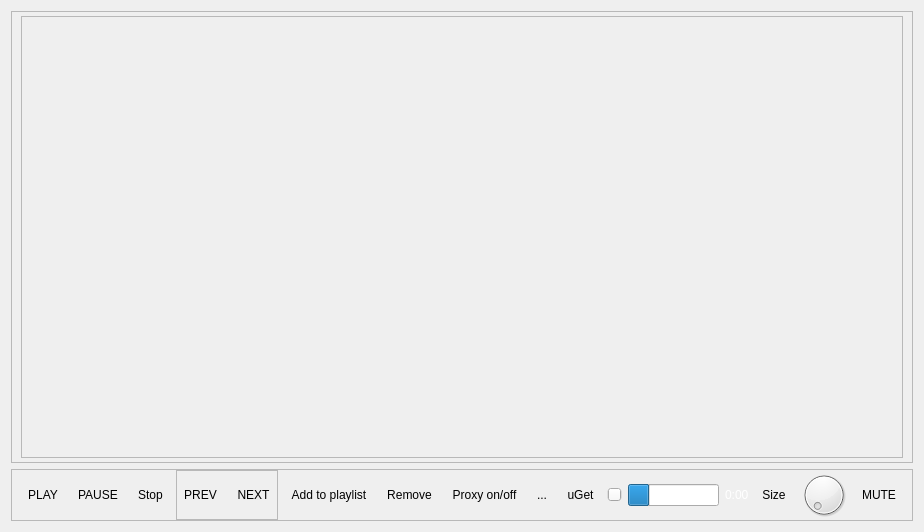
<?xml version="1.0" encoding="UTF-8"?>
<ui version="4.0">
 <class>VideoPlayer</class>
 <widget class="QWidget" name="VideoPlayer">
  <property name="geometry">
   <rect>
    <x>0</x>
    <y>0</y>
    <width>744</width>
    <height>532</height>
   </rect>
  </property>
  <property name="windowTitle">
   <string notr="true">Form</string>
  </property>
  <layout class="QVBoxLayout" name="verticalLayout">
   <item>
    <widget class="QFrame" name="top_frame">
     <property name="sizePolicy">
      <sizepolicy hsizetype="Preferred" vsizetype="Preferred">
       <horstretch>0</horstretch>
       <verstretch>0</verstretch>
      </sizepolicy>
     </property>
     <property name="frameShape">
      <enum>QFrame::StyledPanel</enum>
     </property>
     <property name="frameShadow">
      <enum>QFrame::Raised</enum>
     </property>
     <layout class="QHBoxLayout" name="top_frame_layout">
      <property name="topMargin">
       <number>4</number>
      </property>
      <property name="bottomMargin">
       <number>4</number>
      </property>
      <item>
       <widget class="QFrame" name="mid_frame">
        <property name="sizePolicy">
         <sizepolicy hsizetype="MinimumExpanding" vsizetype="MinimumExpanding">
          <horstretch>0</horstretch>
          <verstretch>0</verstretch>
         </sizepolicy>
        </property>
        <property name="baseSize">
         <size>
          <width>0</width>
          <height>0</height>
         </size>
        </property>
        <property name="frameShape">
         <enum>QFrame::StyledPanel</enum>
        </property>
        <property name="frameShadow">
         <enum>QFrame::Raised</enum>
        </property>
        <layout class="QGridLayout" name="mid_frame_grid_layout"/>
       </widget>
      </item>
     </layout>
    </widget>
   </item>
   <item>
    <widget class="QFrame" name="bottom_frame">
     <property name="frameShape">
      <enum>QFrame::StyledPanel</enum>
     </property>
     <property name="frameShadow">
      <enum>QFrame::Raised</enum>
     </property>
     <layout class="QHBoxLayout" name="bottom_frame_layout">
      <property name="topMargin">
       <number>0</number>
      </property>
      <property name="bottomMargin">
       <number>0</number>
      </property>
      <item>
       <widget class="QToolButton" name="bn_play">
        <property name="text">
         <string>PLAY</string>
        </property>
        <property name="icon">
         <iconset>
          <normaloff>../qt_ui/files/icons/simple/gtk_media_play_ltr.png</normaloff>../qt_ui/files/icons/simple/gtk_media_play_ltr.png</iconset>
        </property>
        <property name="iconSize">
         <size>
          <width>30</width>
          <height>30</height>
         </size>
        </property>
        <property name="checkable">
         <bool>false</bool>
        </property>
        <property name="autoRaise">
         <bool>true</bool>
        </property>
       </widget>
      </item>
      <item>
       <widget class="QToolButton" name="bn_pause">
        <property name="text">
         <string>PAUSE</string>
        </property>
        <property name="icon">
         <iconset>
          <normaloff>../qt_ui/files/icons/simple/gtk_media_pause.png</normaloff>../qt_ui/files/icons/simple/gtk_media_pause.png</iconset>
        </property>
        <property name="iconSize">
         <size>
          <width>30</width>
          <height>30</height>
         </size>
        </property>
        <property name="autoRaise">
         <bool>true</bool>
        </property>
       </widget>
      </item>
      <item>
       <widget class="QToolButton" name="bn_stop">
        <property name="text">
         <string>Stop</string>
        </property>
        <property name="icon">
         <iconset>
          <normaloff>../qt_ui/files/icons/simple/gtk-media-stop_1950.png</normaloff>../qt_ui/files/icons/simple/gtk-media-stop_1950.png</iconset>
        </property>
        <property name="iconSize">
         <size>
          <width>30</width>
          <height>32</height>
         </size>
        </property>
        <property name="autoRaise">
         <bool>true</bool>
        </property>
       </widget>
      </item>
      <item>
       <widget class="QFrame" name="playlist_frame">
        <property name="enabled">
         <bool>true</bool>
        </property>
        <property name="frameShape">
         <enum>QFrame::StyledPanel</enum>
        </property>
        <property name="frameShadow">
         <enum>QFrame::Raised</enum>
        </property>
        <layout class="QHBoxLayout" name="horizontalLayout">
         <property name="spacing">
          <number>6</number>
         </property>
         <property name="leftMargin">
          <number>0</number>
         </property>
         <property name="topMargin">
          <number>0</number>
         </property>
         <property name="rightMargin">
          <number>0</number>
         </property>
         <property name="bottomMargin">
          <number>0</number>
         </property>
         <item>
          <widget class="QToolButton" name="bn_prev">
           <property name="text">
            <string>PREV</string>
           </property>
           <property name="icon">
            <iconset>
             <normaloff>../qt_ui/files/icons/simple/gtk_media_next_rtl.png</normaloff>../qt_ui/files/icons/simple/gtk_media_next_rtl.png</iconset>
           </property>
           <property name="iconSize">
            <size>
             <width>30</width>
             <height>30</height>
            </size>
           </property>
           <property name="autoRaise">
            <bool>true</bool>
           </property>
          </widget>
         </item>
         <item>
          <widget class="QToolButton" name="bn_next">
           <property name="text">
            <string>NEXT</string>
           </property>
           <property name="icon">
            <iconset>
             <normaloff>../qt_ui/files/icons/simple/gtk_media_next_ltr.png</normaloff>../qt_ui/files/icons/simple/gtk_media_next_ltr.png</iconset>
           </property>
           <property name="iconSize">
            <size>
             <width>30</width>
             <height>30</height>
            </size>
           </property>
           <property name="autoRaise">
            <bool>true</bool>
           </property>
          </widget>
         </item>
        </layout>
       </widget>
      </item>
      <item>
       <widget class="QToolButton" name="bn_add">
        <property name="text">
         <string>Add to playlist</string>
        </property>
        <property name="icon">
         <iconset>
          <normaloff>../qt_ui/files/icons/simple/add_4471.png</normaloff>../qt_ui/files/icons/simple/add_4471.png</iconset>
        </property>
        <property name="iconSize">
         <size>
          <width>30</width>
          <height>30</height>
         </size>
        </property>
        <property name="checkable">
         <bool>false</bool>
        </property>
        <property name="autoRaise">
         <bool>true</bool>
        </property>
       </widget>
      </item>
      <item>
       <widget class="QToolButton" name="bn_minus">
        <property name="text">
         <string>Remove</string>
        </property>
        <property name="icon">
         <iconset>
          <normaloff>../qt_ui/files/icons/simple/gtk-remove_7385.png</normaloff>../qt_ui/files/icons/simple/gtk-remove_7385.png</iconset>
        </property>
        <property name="iconSize">
         <size>
          <width>30</width>
          <height>30</height>
         </size>
        </property>
        <property name="autoRaise">
         <bool>true</bool>
        </property>
       </widget>
      </item>
      <item>
       <widget class="QToolButton" name="bn_proxy">
        <property name="text">
         <string>Proxy on/off</string>
        </property>
        <property name="icon">
         <iconset>
          <normaloff>../qt_ui/files/icons/simple/proxy_server_off.png</normaloff>
          <normalon>../qt_ui/files/icons/simple/proxy_server_on.png</normalon>../qt_ui/files/icons/simple/proxy_server_off.png</iconset>
        </property>
        <property name="iconSize">
         <size>
          <width>30</width>
          <height>30</height>
         </size>
        </property>
        <property name="checkable">
         <bool>true</bool>
        </property>
        <property name="autoRaise">
         <bool>true</bool>
        </property>
       </widget>
      </item>
      <item>
       <widget class="QToolButton" name="bn_playlist">
        <property name="text">
         <string>...</string>
        </property>
        <property name="icon">
         <iconset>
          <normaloff>../qt_ui/files/icons/simple/editcut_2753.png</normaloff>../qt_ui/files/icons/simple/editcut_2753.png</iconset>
        </property>
        <property name="iconSize">
         <size>
          <width>30</width>
          <height>30</height>
         </size>
        </property>
        <property name="autoRaise">
         <bool>true</bool>
        </property>
       </widget>
      </item>
      <item>
       <widget class="QToolButton" name="bn_uget">
        <property name="text">
         <string>uGet</string>
        </property>
        <property name="icon">
         <iconset>
          <normaloff>../qt_ui/files/icons/uget/icon.png</normaloff>../qt_ui/files/icons/uget/icon.png</iconset>
        </property>
        <property name="iconSize">
         <size>
          <width>30</width>
          <height>30</height>
         </size>
        </property>
        <property name="popupMode">
         <enum>QToolButton::InstantPopup</enum>
        </property>
        <property name="autoRaise">
         <bool>true</bool>
        </property>
       </widget>
      </item>
      <item>
       <widget class="QSlider" name="progress_slider">
        <property name="orientation">
         <enum>Qt::Horizontal</enum>
        </property>
       </widget>
      </item>
      <item>
       <widget class="QProgressBar" name="progress_buffer">
        <property name="sizePolicy">
         <sizepolicy hsizetype="Fixed" vsizetype="Fixed">
          <horstretch>10</horstretch>
          <verstretch>0</verstretch>
         </sizepolicy>
        </property>
        <property name="value">
         <number>24</number>
        </property>
        <property name="textVisible">
         <bool>false</bool>
        </property>
        <property name="orientation">
         <enum>Qt::Horizontal</enum>
        </property>
       </widget>
      </item>
      <item>
       <widget class="QLabel" name="lbl_time">
        <property name="palette">
         <palette>
          <active>
           <colorrole role="WindowText">
            <brush brushstyle="SolidPattern">
             <color alpha="255">
              <red>255</red>
              <green>255</green>
              <blue>255</blue>
             </color>
            </brush>
           </colorrole>
          </active>
          <inactive>
           <colorrole role="WindowText">
            <brush brushstyle="SolidPattern">
             <color alpha="255">
              <red>255</red>
              <green>255</green>
              <blue>255</blue>
             </color>
            </brush>
           </colorrole>
          </inactive>
          <disabled>
           <colorrole role="WindowText">
            <brush brushstyle="SolidPattern">
             <color alpha="255">
              <red>120</red>
              <green>120</green>
              <blue>120</blue>
             </color>
            </brush>
           </colorrole>
          </disabled>
         </palette>
        </property>
        <property name="text">
         <string>0:00</string>
        </property>
       </widget>
      </item>
      <item>
       <widget class="QToolButton" name="bn_size">
        <property name="text">
         <string>Size</string>
        </property>
        <property name="icon">
         <iconset>
          <normaloff>../qt_ui/files/icons/simple/size.png</normaloff>../qt_ui/files/icons/simple/size.png</iconset>
        </property>
        <property name="iconSize">
         <size>
          <width>30</width>
          <height>30</height>
         </size>
        </property>
        <property name="popupMode">
         <enum>QToolButton::InstantPopup</enum>
        </property>
        <property name="autoRaise">
         <bool>true</bool>
        </property>
       </widget>
      </item>
      <item>
       <widget class="QDial" name="dial_volume">
        <property name="sizePolicy">
         <sizepolicy hsizetype="Preferred" vsizetype="Preferred">
          <horstretch>0</horstretch>
          <verstretch>0</verstretch>
         </sizepolicy>
        </property>
        <property name="minimumSize">
         <size>
          <width>50</width>
          <height>50</height>
         </size>
        </property>
        <property name="baseSize">
         <size>
          <width>0</width>
          <height>0</height>
         </size>
        </property>
        <property name="maximum">
         <number>100</number>
        </property>
        <property name="singleStep">
         <number>1</number>
        </property>
        <property name="pageStep">
         <number>5</number>
        </property>
        <property name="tracking">
         <bool>true</bool>
        </property>
        <property name="orientation">
         <enum>Qt::Horizontal</enum>
        </property>
        <property name="wrapping">
         <bool>false</bool>
        </property>
        <property name="notchesVisible">
         <bool>false</bool>
        </property>
       </widget>
      </item>
      <item>
       <widget class="QToolButton" name="bn_mute">
        <property name="text">
         <string>MUTE</string>
        </property>
        <property name="icon">
         <iconset>
          <normaloff>../qt_ui/files/icons/simple/mute_off.png</normaloff>
          <normalon>../qt_ui/files/icons/simple/mute_on.png</normalon>../qt_ui/files/icons/simple/mute_off.png</iconset>
        </property>
        <property name="iconSize">
         <size>
          <width>30</width>
          <height>30</height>
         </size>
        </property>
        <property name="checkable">
         <bool>true</bool>
        </property>
        <property name="autoRaise">
         <bool>true</bool>
        </property>
       </widget>
      </item>
     </layout>
    </widget>
   </item>
  </layout>
 </widget>
 <resources/>
 <connections/>
</ui>
